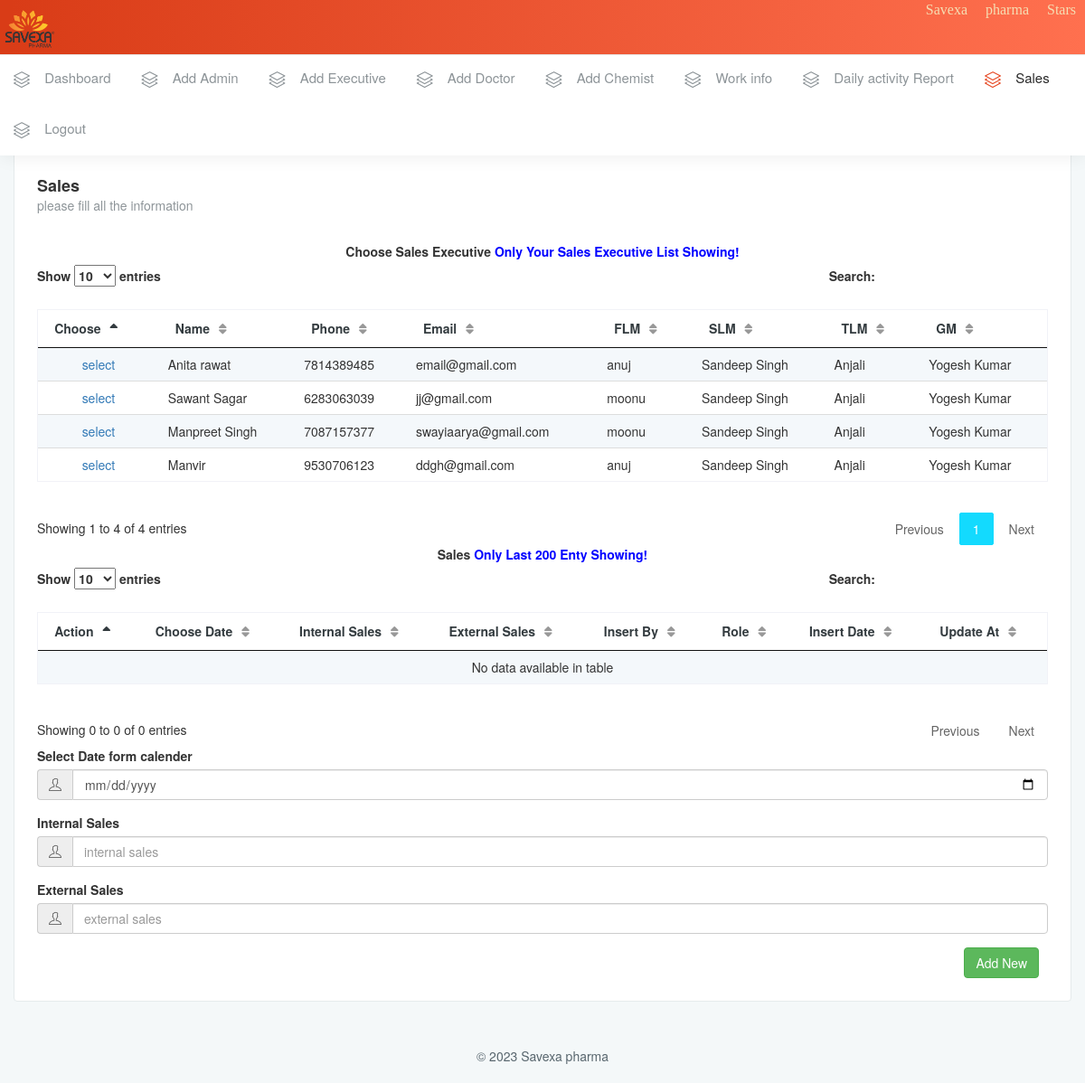
The page /sales.php (signed in) on the database as committed earlier.
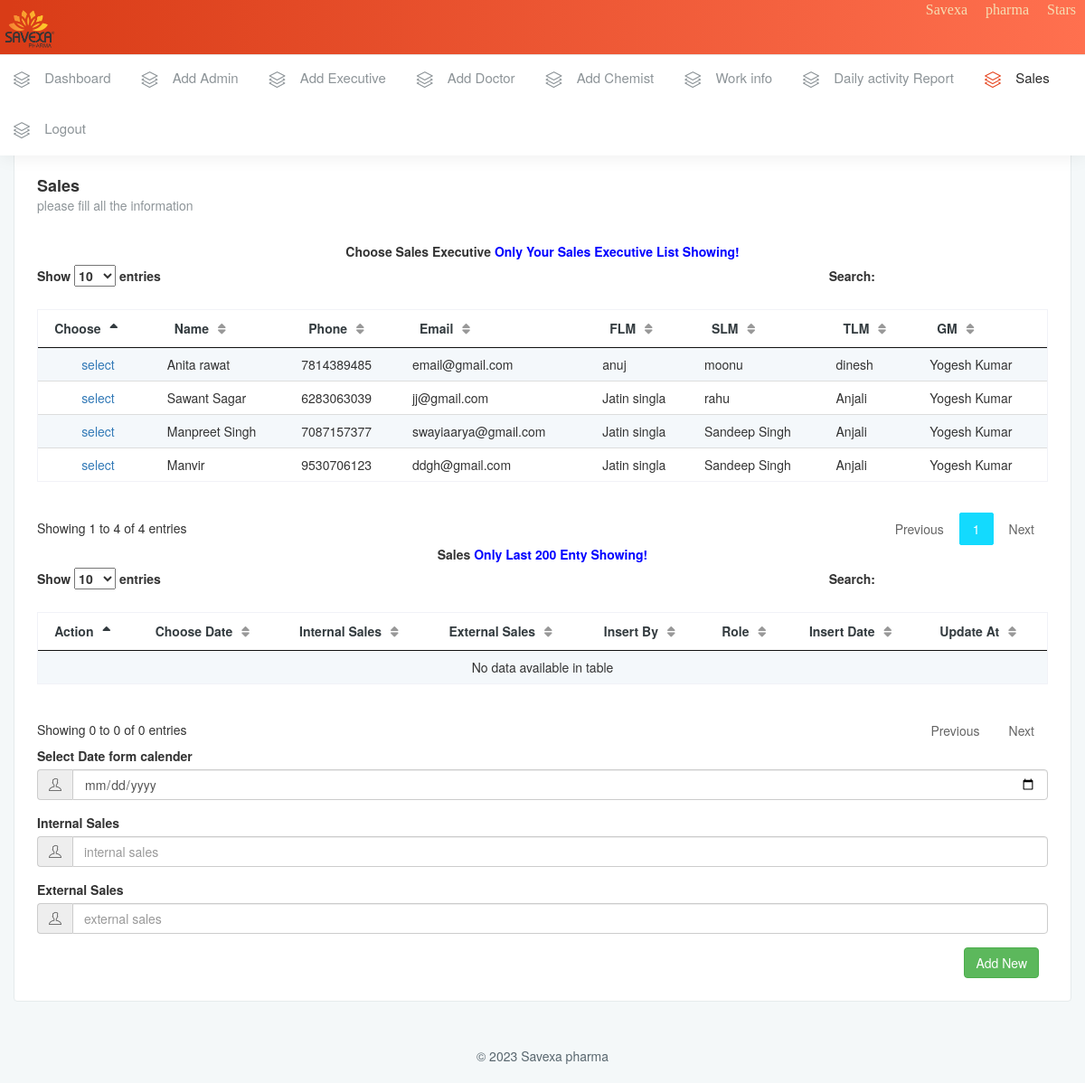
The same page on the database as committed later.
### tables this page shows
CREATE TABLE `sale_executive` (
  `eid` int(11) NOT NULL,
  `name` varchar(255) DEFAULT NULL,
  `phone` varchar(12) NOT NULL,
  `email` varchar(255) NOT NULL,
  `password` varchar(255) DEFAULT NULL,
  `status` varchar(255) DEFAULT NULL,
  `state` varchar(255) DEFAULT NULL,
  `city` varchar(255) DEFAULT NULL,
  `tlm` varchar(255) NOT NULL,
  `gm` varchar(255) DEFAULT NULL,
  `flm` varchar(255) DEFAULT NULL,
  `slm` varchar(255) DEFAULT NULL,
  `tariff_kms` varchar(255) DEFAULT NULL,
  `day_care` varchar(255) DEFAULT NULL,
  `entry_date` timestamp NOT NULL DEFAULT current_timestamp()
);

### sales.php (the view, shortened to what the rows shown need)
<?php include "server/conn.php";
 include "./header.php";
?>
        <div class="page-wrapper">
            <div class="container-fluid">
                <div class="row">
                    <div class="col-md-12">
                        <div class="white-box">
                            <div class="row">
                                <div class="col-sm-12 col-xs-12">
                                    <form onsubmit="return addSales();"   id="addSales" method="post">
                                        <?php
                                        if (isset($_SESSION['id'])) {
                                            ?>
                                                <div class="table-responsive">
                                                    <table id="example23" class="display nowrap" cellspacing="0"
                                                        width="100%">
                                                        <thead>
                                                            <tr>
                                                                <th>Choose</th>
                                                                <th>Name</th>
                                                                <th>Phone</th>
                                                                <th>Email</th>
                                                                <th>FLM</th>
                                                                <th>SLM</th>
                                                                <th>TLM</th>
                                                                <th>GM</th>
                                                            </tr>
                                                        </thead>
                                                        <tbody>
                                                            <?php
                                                            $id = $_SESSION['id'];
                                                            $sql = "SELECT * FROM `sale_executive` WHERE (`gm`= $id or `tlm` = $id or `flm`= $id or`slm` =$id) ";
                                                            if (isset($_GET['eid'])) {
                                                                $eid = $_GET['eid'];
                                                                $sql .= "  AND eid=$eid";
                                                            } else {
                                                                $eid = "";
                                                            }
                                                            $res = mysqli_query($conn, $sql) or die("<srcipt> alert()</srcipt>");
                                                            if (mysqli_num_rows($res) > 0) {
                                                                while ($row = mysqli_fetch_assoc($res)) {
                                                                    $name = $row['name'];
                                                                    $id = $row['eid'];
                                                                    $phone = $row['phone'];
                                                                    $email = $row['email'];
                                                                    $flm = $row['flm'];
                                                                    $query = "SELECT name as flm_name   from admin WHERE id=$flm limit 1";
                                                                    $info = mysqli_query($GLOBALS['conn'], $query) or die("<script></script");
                                                                    $flm_name = mysqli_fetch_assoc($info);
                                                                    $flm_name = $flm_name['flm_name'];
                                                                    $slm = $row['slm'];
                                                                    $query = "SELECT name as slm_name   from admin WHERE id=$slm limit 1";
                                                                    $info = mysqli_query($GLOBALS['conn'], $query) or die("<script></script");
                                                                    $slm_name = mysqli_fetch_assoc($info);
                                                                    $slm_name = $slm_name['slm_name'];
                                                                    $tlm = $row['tlm'];
                                                                    $query = "SELECT name as tlm_name   from admin WHERE id=$tlm limit 1";
                                                                    $info = mysqli_query($GLOBALS['conn'], $query) or die("<script></script");
                                                                    $tlm_name = mysqli_fetch_assoc($info);
                                                                    $tlm_name = $tlm_name['tlm_name'];
                                                                    $gm = $row['gm'];
                                                                    $query = "SELECT name as gm_name   from admin WHERE id=$gm limit 1";
                                                                    $info = mysqli_query($GLOBALS['conn'], $query) or die("<script></script");
                                                                    $gm_name = mysqli_fetch_assoc($info);
                                                                    $gm_name = $gm_name['gm_name'];
                                                                    ?><tr>
                                                                                <td style="text-align:center">
                                                                                <?php if ($eid == $id) { ?>
                                                                                    <a href="sales.php">unselect</a>
                                                                                <?php } else {
                                                                                    ?>
                                                                                    <a href="sales.php?eid=<?= $id ?>">select</a>
                                                                                        <?php
                                                                                }
                                                                                ?>
                                                                                 </td>
                                                                                <td><?= $name ?></td>
                                                                                <td><?= $phone ?></td>
                                                                                <td><?= $email ?></td>
                                                                                <td><?= $flm_name ?></td>
                                                                                <td><?= $slm_name ?></td>
                                                                                <td><?= $tlm_name ?></td>
                                                                                <td><?= $gm_name ?></td>
                                                                                </tr>
                                                                                <?php
                                                                }
                                                            }
                                                            ?>
                                                        </tbody>
                                                    </table>
                                                </div>
                                        <?php } ?>
                                            <div class="table-responsive">
                                                <table id="example234" class="display nowrap" cellspacing="0"
                                                    width="100%">
                                                    <thead>
                                                        <tr>
                                                            <th>Action</th>
                                                            <th>Choose Date</th>
                                                            <th>Internal Sales</th>
                                                            <th>External Sales</th>
                                                            <th>Insert By</th>
                                                            <th>Role</th>
                                                            <th>Insert Date</th>
                                                            <th>Update At</th>
                                                        </tr>
                                                    </thead>
                                                </table>
                                            </div>
                                      </form>
                                </div>
                            </div>
                        </div>
                    </div>
                </div>
            </div>
        </div>
    </div>
</body>
</html>

Rows that differ between the two databases and show on the page:
changed sale_executive "Anita rawat": admin.name "Sandeep Singh" → "moonu"; admin.name "Anjali" → "dinesh"
changed sale_executive "Sawant Sagar": admin.name "moonu" → "Jatin singla"; admin.name "Sandeep Singh" → "rahu"
changed sale_executive "Manpreet Singh": admin.name "moonu" → "Jatin singla"
changed sale_executive "Manvir": admin.name "anuj" → "Jatin singla"
